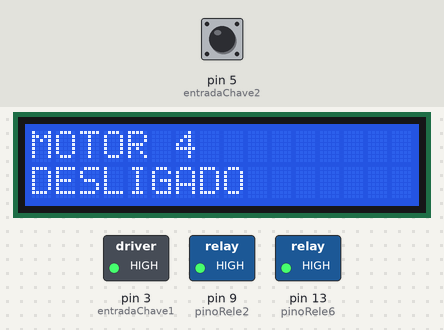
The sketch below on a simulated Arduino Uno, built with avr-gcc and run on an emulated ATmega328P. Shown: 16×2 character LCD, switched loads named in the sketch (green lamp = pin HIGH). Dashed ring = blinking. The test bench sets the inputs (shaded band); at power-on: pin 5 (entradaChave2) HIGH.

Above: at 2.7 s.
2.8 s: pin 5 (entradaChave2) pulled LOW for 0.75 s
At 3.09 s:
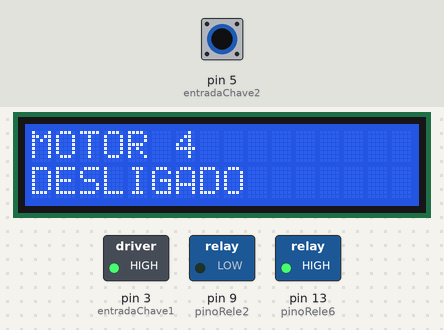
At 3.87 s:
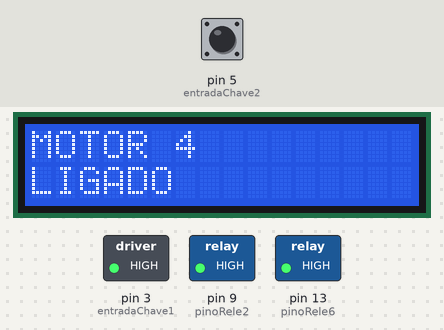
5.0 s: pin 5 (entradaChave2) pulled LOW for 3.2 s
At 6.07 s:
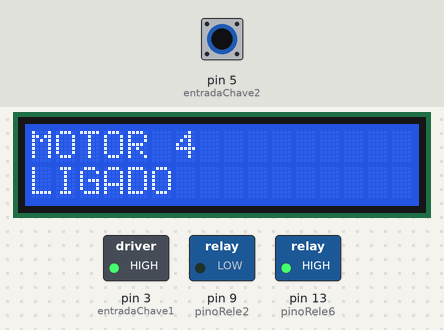
Timing chart, 0 to 15.7 s (numbered marks = the images above; inputs shaded):
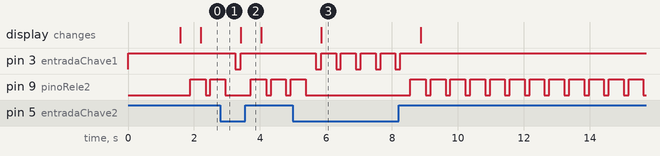

Measured:
- after the input at 2.8 s, pin 3 (entradaChave1): HIGH → LOW after 0.45 s, → HIGH 0.17 s later; the display: changes after 0.62 s (image 2)
- after the input at 5.0 s, pin 3 (entradaChave1): alternates HIGH for 0.45 s and LOW for 0.15 s, 10 changes in all, then stays HIGH, starting after 0.69 s; the display: changes after 0.85 s (image 3)
- by itself, pin 9 (pinoRele2): repeats every 0.62 s: HIGH 0.47 s, LOW 0.15 s

The sketch:

TESTE_ENTRADA_SINAL_2_botoes.ino
```cpp
#include <Wire.h>
#include <LiquidCrystal_I2C.h>
// Inicializa o display no endereco 0x3F
LiquidCrystal_I2C lcd(0x3F,2,1,0,4,5,6,7,3, POSITIVE);

int entradaChave1 = 3; // Set up chave SW
int estadoChave1 = LOW;
int val1 = 0;
int pinoRele0 = 3; //Set up Pino Relay
int pinoRele6 = 13; // Rele de entrada Rele 0


int entradaChave2 = 5; // Set up chave SW
int estadoChave2 = LOW;
int val2 = 0;
int pinoRele2 = 9; //Set up Pino Relay

int faseSistema;

//Armazena o estado do rele - 0 (LOW) ou 1 (HIGH)
int estadorele0 = 1;
int estadorele2 = 1;
int estadorele6 = 1;

void setup() {
pinMode(entradaChave1, INPUT_PULLUP);
pinMode(entradaChave2, INPUT_PULLUP);

pinMode(pinoRele0, OUTPUT);
pinMode(pinoRele2, OUTPUT);
pinMode(pinoRele6, OUTPUT);

digitalWrite(pinoRele6, HIGH);
delay(1500);

estadoChave1 = digitalRead(entradaChave1);

Serial.begin(9600);
lcd.begin (16,2);

  lcd.setBacklight(HIGH);
  lcd.setCursor(0,0);
  lcd.print("MOTOR 3 ");
  lcd.setCursor(0,1);
  lcd.print("LIGADO   ");

}

void loop() {


if ((estadoChave1 == LOW) && (entradaChave1 == HIGH)){

     if (faseSistema < 2) {
       faseSistema = faseSistema + 1;
     } else {
       faseSistema = 0;
     }
  }

  estadoChave1 = entradaChave1;

  if (faseSistema == 1) {    //SEMAFORO ABERTO (VERDE)
     digitalWrite(pinoRele6, HIGH);
     digitalWrite(pinoRele2, LOW);


if (estadoChave1 == LOW) {
  lcd.setBacklight(HIGH);
  lcd.setCursor(0,0);
  lcd.print("MOTOR 3 ");
  lcd.setCursor(0,1);
  lcd.print("DESLIGADO");

estadoChave1 = HIGH;
}
 if (faseSistema == 2) {   //SEMAFORO AMARELO
     digitalWrite(pinoRele6, LOW);
     digitalWrite(pinoRele2, HIGH);
 }
}
else {

      digitalWrite(pinoRele0, HIGH); // desliga Relé OFF
      delay(150);
                digitalWrite(pinoRele2, LOW); // desliga Relé (ON)
          delay(150);

if (estadoChave1 == HIGH) {
  lcd.setBacklight(HIGH);
  lcd.setCursor(0,0);
  lcd.print("MOTOR 3 ");
  lcd.setCursor(0,1);
  lcd.print("LIGADO   ");

estadoChave1 = LOW;
}
}


      val2 = digitalRead(entradaChave2); // leitura entrada chave SW
          if (val2 == HIGH) { // checa se a entrada é HIGH
          digitalWrite(pinoRele2, HIGH); // Liga Relé (ON)
          delay(150);
          digitalWrite(pinoRele0, HIGH); // desliga Relé OFF
          delay(150);

if (estadoChave2 == LOW) {
  lcd.setBacklight(HIGH);
  lcd.setCursor(0,0);
  lcd.print("MOTOR 4 ");
  lcd.setCursor(0,1);
  lcd.print("DESLIGADO");

estadoChave2 = HIGH;
}
}
else {

      digitalWrite(pinoRele2, LOW); // desliga Relé OFF
      delay(150);
      digitalWrite(pinoRele0, LOW); // desliga Relé OFF
      delay(150);


if (estadoChave2 == HIGH) {
  lcd.setBacklight(HIGH);
  lcd.setCursor(0,0);
  lcd.print("MOTOR 4 ");
  lcd.setCursor(0,1);
  lcd.print("LIGADO   ");

estadoChave2 = LOW;
}
}

}
```
